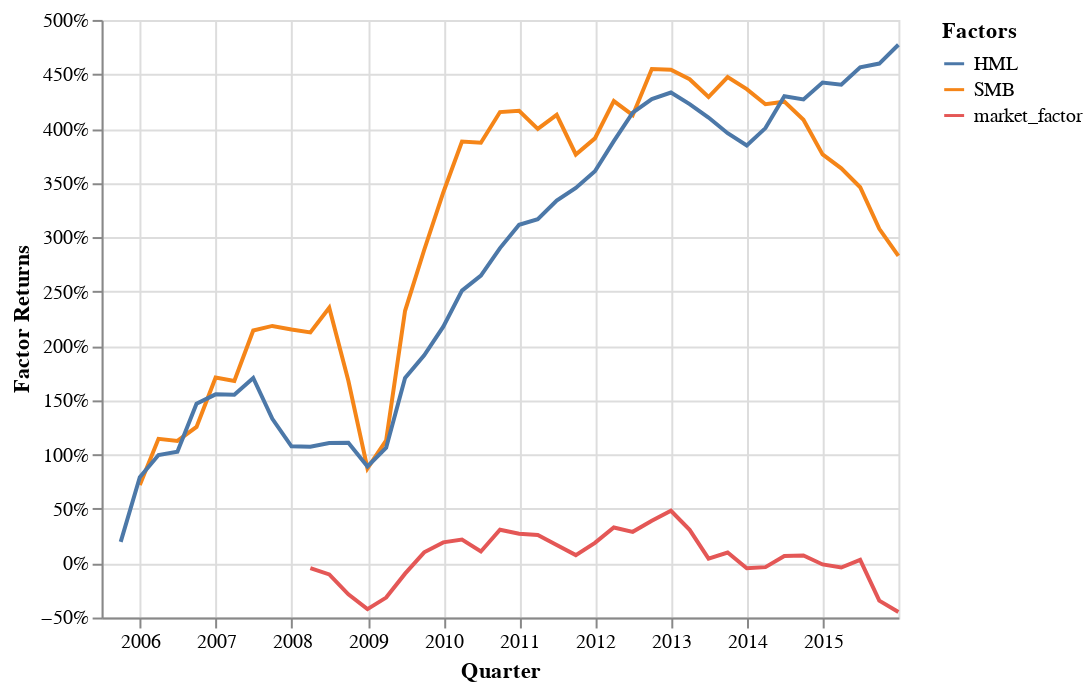

Notebook source saved alongside this figure:
### Code cell
import altair as alt

chart_ff_factors_pdf = pd.melt(ff_factors_pdf.reset_index(), 
        id_vars=['date'], 
        value_vars=['market_factor', 'SMB', 'HML'], 
        var_name='factor', value_name='factor_returns')

chart_ff_factors_pdf['date'] = pd.to_datetime(
    chart_ff_factors_pdf['date'], format='%Y-%m-%d')

chart_ff_factors_pdf["cumsum_factor_returns"] = \
    chart_ff_factors_pdf.groupby(['factor'])['factor_returns'].cumsum()

factors_returns_line = alt.Chart(chart_ff_factors_pdf). \
    mark_line().encode(
    x=alt.X('date', axis=alt.Axis(title='Quarter')),
    y=alt.Y('cumsum_factor_returns', axis=alt.Axis(title='Factor Returns', format='.0%')),
    color=alt.Color('factor', legend=alt.Legend(title="Factors")))

factors_returns_line

### Figure 1 — Vega-Lite specification as saved in the notebook (floating-point values rounded to 4 significant figures; data arrays with more than 128 entries replaced by an {"elided": "..."} marker saying what was removed)
{"config": {"view": {"continuousWidth": 400, "continuousHeight": 300}}, "data": {"name": "data-b67dcb013f49191fb73de49c206fbdc4"}, "mark": "line", "encoding": {"color": {"type": "nominal", "field": "factor", "legend": {"title": "Factors"}}, "x": {"type": "temporal", "axis": {"title": "Quarter"}, "field": "date"}, "y": {"type": "quantitative", "axis": {"format": ".0%", "title": "Factor Returns"}, "field": "cumsum_factor_returns"}}, "$schema": "https://vega.github.io/schema/vega-lite/v4.0.0.json", "datasets": {"data-b67dcb013f49191fb73de49c206fbdc4": {"elided": "129 records"}}}
